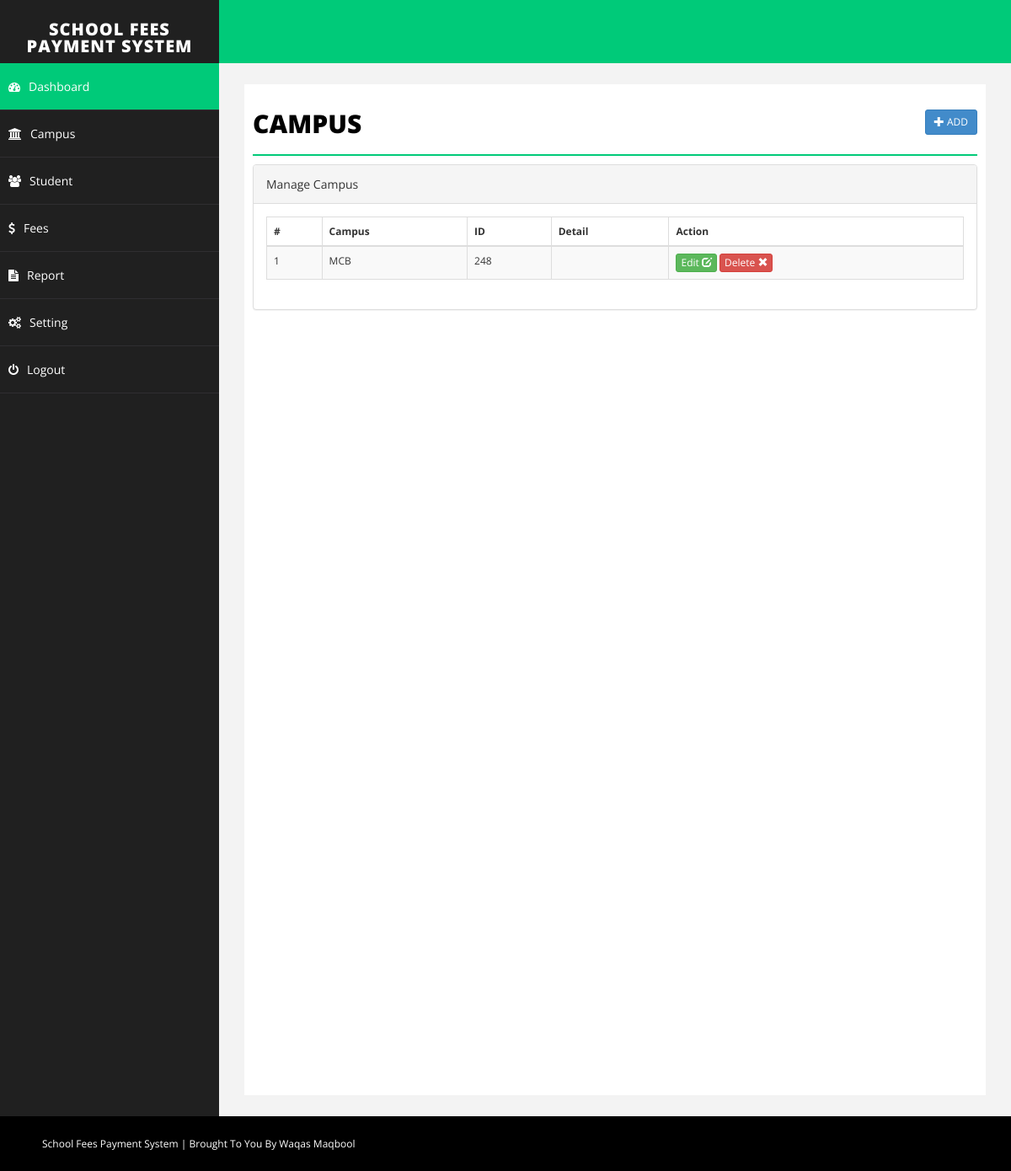
The page /branch.php (signed in) on the database as committed earlier.
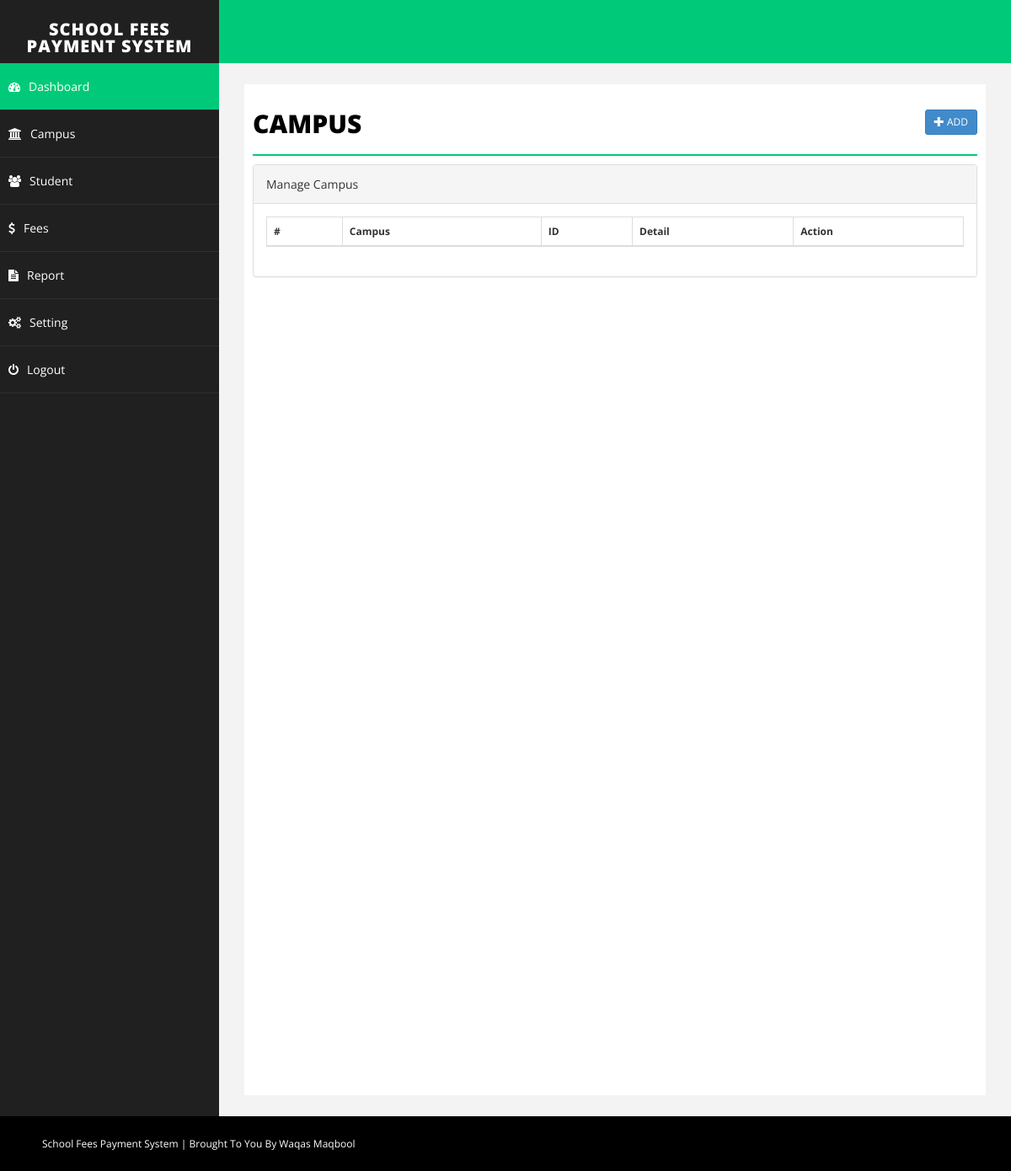
The same page on the database as committed later.
### tables this page shows
CREATE TABLE `branch` (
  `id` int(255) NOT NULL AUTO_INCREMENT,
  `branch` varchar(255) NOT NULL,
  `address` text NOT NULL,
  `detail` text NOT NULL,
  `delete_status` enum('0','1') NOT NULL DEFAULT '0',
  PRIMARY KEY (`id`)
);

### branch.php (the view, shortened to what this page needs)
<?php
include("php/dbconnect.php");
$branch='';
$address='';
$detail = '';
$id= '';
$action = "add";
?>
<!DOCTYPE html>
<html xmlns="http://www.w3.org/1999/xhtml">
<head>
    <link href="css/bootstrap.css" rel="stylesheet" />
    <link href="css/font-awesome.css" rel="stylesheet" />
    <link href="css/basic.css" rel="stylesheet" />
    <link href="css/custom.css" rel="stylesheet" />
</head>
<?php
include("php/header.php");
?>
        <div id="page-wrapper">
            <div id="page-inner">
                <div class="row">
                    <div class="col-md-12">
                        <h1 class="page-head-line">Campus
						<?php
						echo (isset($_GET['action']) && @$_GET['action']=="add" || @$_GET['action']=="edit")?
						' <a href="branch.php" class="btn btn-primary btn-sm pull-right">Back <i class="glyphicon glyphicon-arrow-right"></i></a>':'<a href="branch.php?action=add" class="btn btn-primary btn-sm pull-right"><i class="glyphicon glyphicon-plus"></i> Add </a>';
						?>
						</h1>
                    </div>
                </div>
        <?php
		 if(isset($_GET['action']) && @$_GET['action']=="add" || @$_GET['action']=="edit")
		 {
		?>
			<script type="text/javascript" src="js/validation/jquery.validate.min.js"></script>
                <div class="row">
                    <div class="col-sm-8 col-sm-offset-2">
               <div class="panel panel-primary">
                        <div class="panel-heading">
                           <?php echo ($action=="add")? "Add Branch": "Edit Branch"; ?>
                        </div>
						<form action="branch.php" method="post" id="signupForm1" class="form-horizontal">
                        <div class="panel-body">
						<div class="form-group">
								<label class="col-sm-2 control-label" for="Old">Campus </label>
								<div class="col-sm-10">
									<input type="text" class="form-control" id="branch" name="branch" value="<?php echo $branch;?>"  />
								</div>
							</div>
							<div class="form-group">
								<label class="col-sm-2 control-label" for="Password"> ID  </label>
								<div class="col-sm-10">
	                        <textarea class="form-control" id="address" name="address"><?php echo $address;?></textarea >
								</div>
							</div>
							<div class="form-group">
								<label class="col-sm-2 control-label" for="Confirm"> Detail</label>
								<div class="col-sm-10">
									    <textarea class="form-control" name="detail" id="detail"><?php echo $detail;?></textarea >
								</div>
							</div>
						<div class="form-group">
								<div class="col-sm-8 col-sm-offset-2">
								<input type="hidden" name="id" value="<?php echo $id;?>">
								<input type="hidden" name="action" value="<?php echo $action;?>">
									<button type="submit" name="save" class="btn btn-primary">Save </button>
								</div>
							</div>
                         </div>
							</form>
                        </div>
                            </div>
                </div>
		<script type="text/javascript">
		$( document ).ready( function () {
			 if($("#signupForm1").length > 0)
         {
			$( "#signupForm1" ).validate( {
				rules: {
					branch: "required",
					address: "required"
				},
				messages: {
					branch: "Please enter Campus name",
					address: "Please enter ID"
				},
				errorElement: "em",
				errorPlacement: function ( error, element ) {
					// Add the `help-block` class to the error element
					error.addClass( "help-block" );
					// Add `has-feedback` class to the parent div.form-group
					// in order to add icons to inputs
					element.parents( ".col-sm-10" ).addClass( "has-feedback" );
					if ( element.prop( "type" ) === "checkbox" ) {
						error.insertAfter( element.parent( "label" ) );
					} else {
						error.insertAfter( element );
					}
					// Add the span element, if doesn't exists, and apply the icon classes to it.
					if ( !element.next( "span" )[ 0 ] ) {
						$( "<span class='glyphicon glyphicon-remove form-control-feedback'></span>" ).insertAfter( element );
					}
				},
				success: function ( label, element ) {
					// Add the span element, if doesn't exists, and apply the icon classes to it.
					if ( !$( element ).next( "span" )[ 0 ] ) {
						$( "<span class='glyphicon glyphicon-ok form-control-feedback'></span>" ).insertAfter( $( element ) );
					}
				},
				highlight: function ( element, errorClass, validClass ) {
					$( element ).parents( ".col-sm-10" ).addClass( "has-error" ).removeClass( "has-success" );
					$( element ).next( "span" ).addClass( "glyphicon-remove" ).removeClass( "glyphicon-ok" );
				},
				unhighlight: function ( element, errorClass, validClass ) {
					$( element ).parents( ".col-sm-10" ).addClass( "has-success" ).removeClass( "has-error" );
					$( element ).next( "span" ).addClass( "glyphicon-ok" ).removeClass( "glyphicon-remove" );
				}
			} );
			}
		} );
	</script>
		<?php
		}else{
		?>
		 <link href="css/datatable/datatable.css" rel="stylesheet" />
		<div class="panel panel-default">
                        <div class="panel-heading">
                            Manage Campus
                        </div>
                        <div class="panel-body">
                             <div class="table-sorting table-responsive">
                                <table class="table table-striped table-bordered table-hover" id="tSortable22">
                                    <thead>
                                        <tr>
                                            <th>#</th>
                                            <th>Campus</th>
                                            <th>ID</th>
                                            <th>Detail</th>
											<th>Action</th>
                                        </tr>
                                    </thead>
                                    <tbody>
									<?php
									$sql = "select * from branch where delete_status='0'";
									$q = $conn->query($sql);
									$i=1;
									while($r = $q->fetch_assoc())
									{
									echo '<tr>
                                            <td>'.$i.'</td>
                                            <td>'.$r['branch'].'</td>
                                            <td>'.$r['address'].'</td>
                                            <td>'.$r['detail'].'</td>
											<td>
											<a href="branch.php?action=edit&id='.$r['id'].'" class="btn btn-success btn-xs">Edit <span class="glyphicon glyphicon-edit"></span></a>
											<a onclick="return confirm(\'Are you sure you want to delete this record\');" href="branch.php?action=delete&id='.$r['id'].'" class="btn btn-danger btn-xs">Delete <span class="glyphicon glyphicon-remove"></span></a> </td>
                                        </tr>';
										$i++;
									}
									?>
                                    </tbody>
                                </table>
                            </div>
                        </div>
                    </div>
		<?php
		}
		?>
            </div>
        </div>
    </div>
    <div id="footer-sec">
	School Fees Payment System | Brought To You By Waqas Maqbool
    </div>
</body>
</html>

### php/header.php (shortened to what this page needs)
<body>
    <div id="wrapper">
        <nav class="navbar navbar-default navbar-cls-top " role="navigation" style="margin-bottom: 0">
            <div class="navbar-header">
                <a class="navbar-brand" href="index.php">School Fees Payment System</a>
            </div>
        </nav>
        <nav class="navbar-default navbar-side" role="navigation">
            <div class="sidebar-collapse">
                <ul class="nav" id="main-menu">
                    <li>
                        <a class="active-menu" href="index.php"><i class="fa fa-dashboard "></i>Dashboard</a>
                    </li>
					 <li>
                        <a href="branch.php"><i class="fa fa-university "></i>Campus</a>
                    </li>
					 <li>
                        <a href="student.php"><i class="fa fa-users "></i>Student</a>
                    </li>
					<li>
                        <a href="fees.php"><i class="fa fa-usd "></i>Fees</a>
                    </li>
					 <li>
                        <a href="report.php"><i class="fa fa-file-text "></i>Report </a>
                    </li>
					<li>
                        <a href="setting.php"><i class="fa fa-cogs "></i>Setting</a>
                    </li>
					 <li>
                        <a href="logout.php"><i class="fa fa-power-off "></i>Logout</a>
                    </li>
                </ul>
            </div>
        </nav>

### css/basic.css (style rules this page uses)
body { font-family: 'Open Sans', sans-serif; line-height:25px; }
#wrapper { width: 100%; background: #202020; }
#page-wrapper { padding: 15px 15px; min-height: 600px; background: #F3F3F3; }
#page-inner { width: 100%; margin: 10px 20px 10px 0px; background-color: #fff!important; padding: 10px; min-height: 1200px; }
.page-head-line { font-size: 30px; text-transform: uppercase; color: #000; font-weight: 800; padding-bottom: 20px; border-bottom: 2px solid #00CA79; margin-bottom: 10px; }
.navbar-cls-top .navbar-brand { color: #fff; background: #202020; width: 260px; text-align: center; height: 75px; font-size: 20px; letter-spacing: 1px; font-weight: 900; padding-top: 25px; text-transform:uppercase; }
.active-menu { background-color: #00CA79!important; }
.sidebar-collapse, .sidebar-collapse .nav { background: none; }
.sidebar-collapse .nav { padding: 0; }
.sidebar-collapse .nav > li > a { color: #fff; background: #202020; text-shadow: none; padding: 15px 40px; border-bottom: 1px solid #2F2E31; }
.sidebar-collapse > .nav > li > a { padding: 15px 10px; }
.navbar-side { border: none; background-color: #202020; }
.navbar-cls-top { background: #00CA79; border-bottom: none; }
.navbar-default { border: 0px solid black; }
.navbar-header { background: #000000; }
.nav > li > a > i { margin-right: 10px; }
#footer-sec { background-color:#000; padding:20px 50px; color:#fff; font-size:12px; }
@media (min-width:768px) { #page-wrapper { margin: 0 0 0 260px; padding: 15px 30px; min-height: 1200px; } }
@media (min-width:768px) { .navbar-side { z-index: 1; position: absolute; width: 260px; } }
@media (min-width:768px) { .navbar { border-radius: 0px; } }

### css/datatable/datatable.css (style rules this page uses)
.table-sorting { padding: 0px; position: relative; font-size: 12px; background-color: #FFF; }
.table-sorting .table { border-top: 1px solid #DDD; border-bottom: 1px solid #DDD; }

Rows that differ between the two databases and show on the page:
no longer on this page (row edited): branch: branch "MCB", address "248"
